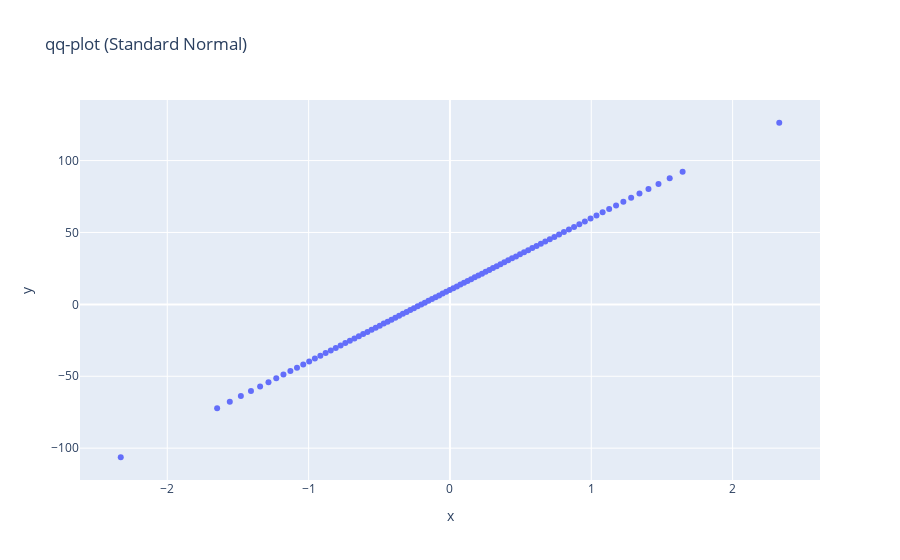

The cell this chart's notebook holds for it:
### Code cell
plotter.qqplot(results['fitted_y'] - results['true_y'])
